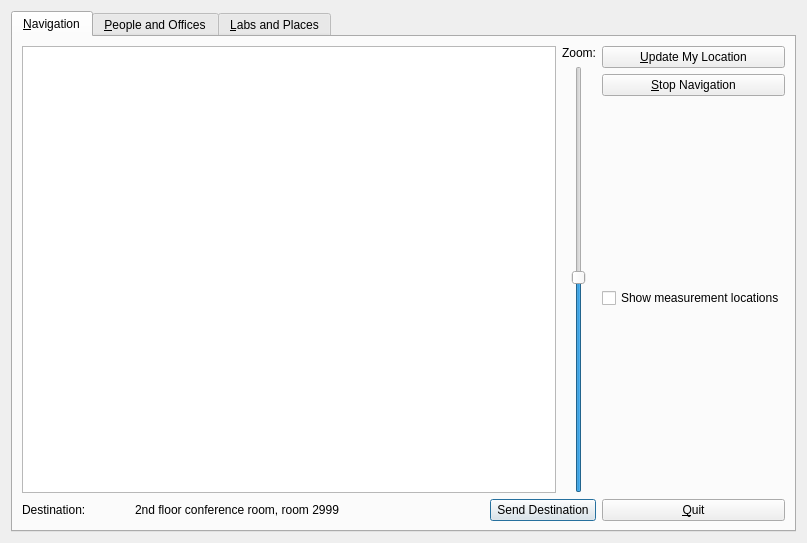
<?xml version="1.0" encoding="UTF-8"?>
<ui version="4.0">
 <class>MainDialog</class>
 <widget class="QDialog" name="MainDialog">
  <property name="geometry">
   <rect>
    <x>0</x>
    <y>0</y>
    <width>807</width>
    <height>543</height>
   </rect>
  </property>
  <property name="windowTitle">
   <string>Dialog</string>
  </property>
  <layout class="QHBoxLayout" name="horizontalLayout_2">
   <item>
    <widget class="QTabWidget" name="tabWidget">
     <property name="currentIndex">
      <number>0</number>
     </property>
     <widget class="QWidget" name="tab">
      <attribute name="title">
       <string>&amp;Navigation</string>
      </attribute>
      <layout class="QHBoxLayout" name="horizontalLayout_3">
       <item>
        <layout class="QVBoxLayout" name="verticalLayout_2">
         <item>
          <layout class="QHBoxLayout" name="horizontalLayout_4">
           <item>
            <widget class="QGraphicsView" name="graphicsView"/>
           </item>
           <item>
            <layout class="QVBoxLayout" name="verticalLayout">
             <item>
              <widget class="QLabel" name="label">
               <property name="text">
                <string>Zoom:</string>
               </property>
              </widget>
             </item>
             <item>
              <layout class="QHBoxLayout" name="horizontalLayout">
               <item>
                <widget class="QSlider" name="zoom_slider">
                 <property name="value">
                  <number>50</number>
                 </property>
                 <property name="orientation">
                  <enum>Qt::Vertical</enum>
                 </property>
                </widget>
               </item>
              </layout>
             </item>
            </layout>
           </item>
          </layout>
         </item>
         <item>
          <layout class="QHBoxLayout" name="horizontalLayout_5" stretch="0,1,0">
           <item>
            <widget class="QLabel" name="label_2">
             <property name="text">
              <string>Destination:</string>
             </property>
            </widget>
           </item>
           <item>
            <widget class="QLabel" name="label_3">
             <property name="maximumSize">
              <size>
               <width>349</width>
               <height>16777215</height>
              </size>
             </property>
             <property name="text">
              <string>2nd floor conference room, room 2999</string>
             </property>
            </widget>
           </item>
           <item>
            <widget class="QPushButton" name="send_destination_button">
             <property name="text">
              <string>Send Destination</string>
             </property>
            </widget>
           </item>
          </layout>
         </item>
        </layout>
       </item>
       <item>
        <layout class="QVBoxLayout" name="verticalLayout_3">
         <item>
          <widget class="QPushButton" name="update_location_button">
           <property name="text">
            <string>&amp;Update My Location</string>
           </property>
          </widget>
         </item>
         <item>
          <widget class="QPushButton" name="stop_navigation_button">
           <property name="text">
            <string>&amp;Stop Navigation</string>
           </property>
          </widget>
         </item>
         <item>
          <spacer name="verticalSpacer_2">
           <property name="orientation">
            <enum>Qt::Vertical</enum>
           </property>
           <property name="sizeHint" stdset="0">
            <size>
             <width>20</width>
             <height>40</height>
            </size>
           </property>
          </spacer>
         </item>
         <item>
          <widget class="QCheckBox" name="checkBox">
           <property name="text">
            <string>Show measurement locations</string>
           </property>
          </widget>
         </item>
         <item>
          <spacer name="verticalSpacer">
           <property name="orientation">
            <enum>Qt::Vertical</enum>
           </property>
           <property name="sizeHint" stdset="0">
            <size>
             <width>20</width>
             <height>40</height>
            </size>
           </property>
          </spacer>
         </item>
         <item>
          <widget class="QPushButton" name="quit_button">
           <property name="text">
            <string>&amp;Quit</string>
           </property>
          </widget>
         </item>
        </layout>
       </item>
      </layout>
      <zorder></zorder>
      <zorder></zorder>
     </widget>
     <widget class="QWidget" name="tab_2">
      <attribute name="title">
       <string>&amp;People and Offices</string>
      </attribute>
     </widget>
     <widget class="QWidget" name="tab_3">
      <attribute name="title">
       <string>&amp;Labs and Places</string>
      </attribute>
     </widget>
    </widget>
   </item>
  </layout>
 </widget>
 <resources/>
 <connections>
  <connection>
   <sender>quit_button</sender>
   <signal>clicked()</signal>
   <receiver>MainDialog</receiver>
   <slot>reject()</slot>
   <hints>
    <hint type="sourcelabel">
     <x>785</x>
     <y>521</y>
    </hint>
    <hint type="destinationlabel">
     <x>669</x>
     <y>534</y>
    </hint>
   </hints>
  </connection>
  <connection>
   <sender>update_location_button</sender>
   <signal>clicked()</signal>
   <receiver>MainDialog</receiver>
   <slot>accept()</slot>
   <hints>
    <hint type="sourcelabel">
     <x>674</x>
     <y>63</y>
    </hint>
    <hint type="destinationlabel">
     <x>403</x>
     <y>271</y>
    </hint>
   </hints>
  </connection>
  <connection>
   <sender>stop_navigation_button</sender>
   <signal>clicked(bool)</signal>
   <receiver>MainDialog</receiver>
   <slot>setWindowModified(bool)</slot>
   <hints>
    <hint type="sourcelabel">
     <x>674</x>
     <y>96</y>
    </hint>
    <hint type="destinationlabel">
     <x>403</x>
     <y>271</y>
    </hint>
   </hints>
  </connection>
  <connection>
   <sender>send_destination_button</sender>
   <signal>clicked()</signal>
   <receiver>MainDialog</receiver>
   <slot>reject()</slot>
   <hints>
    <hint type="sourcelabel">
     <x>489</x>
     <y>507</y>
    </hint>
    <hint type="destinationlabel">
     <x>403</x>
     <y>271</y>
    </hint>
   </hints>
  </connection>
 </connections>
</ui>
